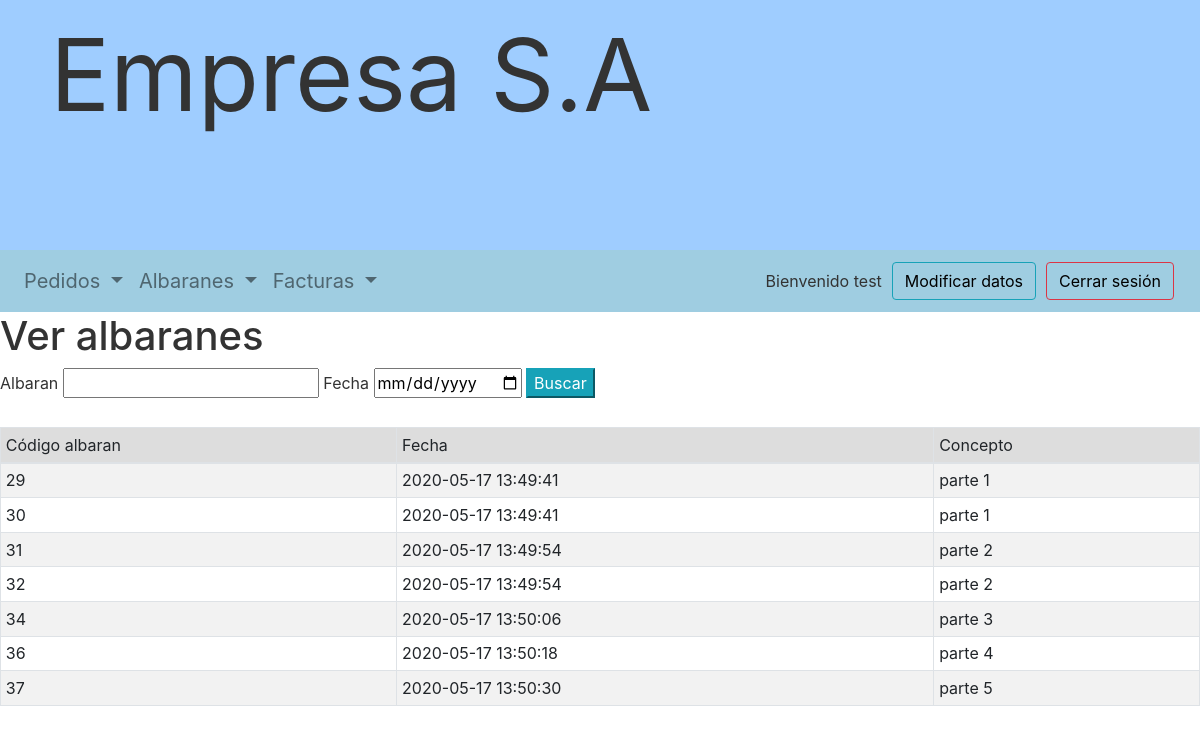
Screenshot of /cliente/ver_albaranes.php (signed in) with the database file from the repository.
### tables this page shows
CREATE TABLE IF NOT EXISTS `albaranes` (
  `COD_ALBARAN` int(11) NOT NULL AUTO_INCREMENT,
  `COD_CLIENTE` int(11) NOT NULL,
  `FECHA` datetime DEFAULT NULL,
  `GENERADO_DE_PEDIDO` varchar(50) DEFAULT NULL,
  `CONCEPTO` varchar(50) DEFAULT NULL,
  PRIMARY KEY (`COD_ALBARAN`),
  KEY `COD_CLIENTE` (`COD_CLIENTE`)
);

### cliente/ver_albaranes.php (the view, shortened to what this page needs)
<?php
if(!isset($_POST['buscar'])){
    $conexion = conectar(USUARIO);
    $consulta = "SELECT * FROM albaranes WHERE COD_CLIENTE = :cliente";
    $resultado = $conexion->prepare($consulta);
    $parametros = [":cliente" => $_SESSION['cliente']['COD_CLIENTE']];
    $resultado->execute($parametros);
}
?>
<link rel="stylesheet" href="../bootstrap-sortable.css">
<h1>Ver albaranes</h1>
<form method='post' action=<?=$_SERVER['PHP_SELF']?>>
    <label for="albaran">Albaran</label>
    <input type='number' name='albaran' id='albaran'>
    <label for="fecha">Fecha</label>
    <input type='date' name='fecha' id='fecha'>
    <input type='submit' class='btn-info' value='Buscar' id='buscar' name='buscar'>
</form>
<br>
<table id="tabla" class="table table-striped table-bordered table-sm sortable" data-toggle="table">
    <thead>
    <tr>
        <th class="headerSortUp headerSortDown">Código albaran
        </th>
        <th class="th-sm">Fecha
        </th>
        <th>
            Concepto
        </th>
    </tr>
    </thead>
    <tbody>
    <?php
    while($albaran = $resultado->fetch(PDO::FETCH_ASSOC)){ ?>
    <tr>
        <td><?=$albaran['COD_ALBARAN']?></td>
        <td><?=$albaran['FECHA']?></td>
        <td><?=$albaran['CONCEPTO']?></td>
    <?php } ?>
    </tbody>
</table>

### trabajodaw.css (style rules this page uses)
body { color: #333; font-size: 1em; }
table { background: #FFF; border-collapse: collapse; width: 100%; }
td, th { padding: 4px; border: 1px solid #CCC; overflow: hidden; text-align: left; vertical-align: middle; }
th { background-color: #DDD; font-weight: 400; }

### rows the page displays
albaranes: COD_ALBARAN "29", FECHA "2020-05-17 13:49:41", CONCEPTO "parte 1"
albaranes: COD_ALBARAN "30", FECHA "2020-05-17 13:49:41", CONCEPTO "parte 1"
albaranes: COD_ALBARAN "31", FECHA "2020-05-17 13:49:54", CONCEPTO "parte 2"
albaranes: COD_ALBARAN "32", FECHA "2020-05-17 13:49:54", CONCEPTO "parte 2"
albaranes: COD_ALBARAN "34", FECHA "2020-05-17 13:50:06", CONCEPTO "parte 3"
albaranes: COD_ALBARAN "36", FECHA "2020-05-17 13:50:18", CONCEPTO "parte 4"
albaranes: COD_ALBARAN "37", FECHA "2020-05-17 13:50:30", CONCEPTO "parte 5"

### other values shown
$_SESSION['cliente']['NICK'] "test"
